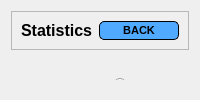
            <widget class="QWidget" name="tests_page">
             <layout class="QVBoxLayout" name="verticalLayout_8">
              <item>
               <widget class="QFrame" name="test_top_frame">
                <property name="maximumSize">
                 <size>
                  <width>16777215</width>
                  <height>50</height>
                 </size>
                </property>
                <property name="frameShape">
                 <enum>QFrame::StyledPanel</enum>
                </property>
                <property name="frameShadow">
                 <enum>QFrame::Raised</enum>
                </property>
                <layout class="QHBoxLayout" name="horizontalLayout_15">
                 <item>
                  <widget class="QLabel" name="label_25">
                   <property name="font">
                    <font>
                     <family>Nirmala UI</family>
                     <pointsize>12</pointsize>
                     <weight>75</weight>
                     <bold>true</bold>
                    </font>
                   </property>
                   <property name="text">
                    <string>Statistics</string>
                   </property>
                  </widget>
                 </item>
                 <item>
                  <widget class="QPushButton" name="statistics_back_button">
                   <property name="maximumSize">
                    <size>
                     <width>80</width>
                     <height>30</height>
                    </size>
                   </property>
                   <property name="font">
                    <font>
                     <family>Nirmala UI</family>
                     <pointsize>8</pointsize>
                     <weight>75</weight>
                     <bold>true</bold>
                    </font>
                   </property>
                   <property name="mouseTracking">
                    <bool>false</bool>
                   </property>
                   <property name="styleSheet">
                    <string notr="true">QPushButton{
	background-color: rgb(80, 170, 255);
	border: 1px solid black;
	border-radius: 5px;
	width: 80px;
}
QPushButton:hover{
	background-color: #00aaff;
}</string>
                   </property>
                   <property name="text">
                    <string>BACK</string>
                   </property>
                  </widget>
                 </item>
                </layout>
               </widget>
              </item>
              <item>
               <widget class="QFrame" name="graph_frame">
                <layout class="QHBoxLayout" name="horizontalLayout_16">
                 <item>
                  <widget class="spiralProgressBar" name="stat_graph" native="true"/>
                 </item>
                 <item>
                  <widget class="QFrame" name="stat_frame">
                   <widget class="QRadioButton" name="radio_temp">
                    <property name="geometry">
                     <rect>
                      <x>10</x>
                      <y>10</y>
                      <width>111</width>
                      <height>20</height>
                     </rect>
                    </property>
                    <property name="text">
                     <string>Temperature</string>
                    </property>
                   </widget>
                   <widget class="QRadioButton" name="radio_nas">
                    <property name="geometry">
                     <rect>
                      <x>150</x>
                      <y>10</y>
                      <width>111</width>
                      <height>20</height>
                     </rect>
                    </property>
                    <property name="text">
                     <string>NAS</string>
                    </property>
                   </widget>
                   <widget class="QWidget" name="verticalLayoutWidget">
                    <property name="geometry">
                     <rect>
                      <x>10</x>
                      <y>40</y>
                      <width>191</width>
                      <height>321</height>
                     </rect>
                    </property>
                    <layout class="QVBoxLayout" name="test_layout"/>
                   </widget>
                  </widget>
                 </item>
                </layout>
               </widget>
              </item>
             </layout>
            </widget>
